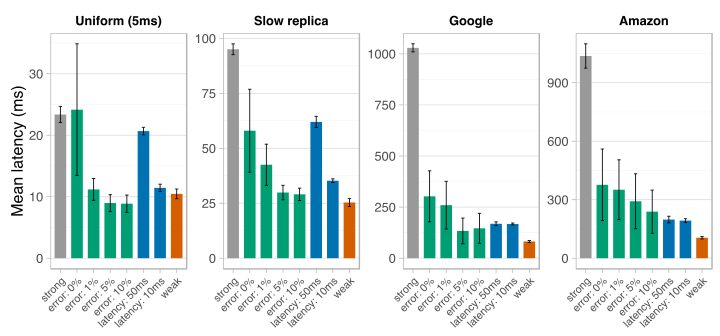

Generate this figure with R:
#!/usr/bin/env Rscript
source('common.r')

d <- data.or.csv(
  csv = 'data/rawmix-counter.csv',
  gen = function() subset(
    data.ipa.rawmix(where = "datatype='counter' and ipa_duration=60 and ipa_version = 'v3.1'"),
    select = c('load', 'honeycomb_mode', 'ipa_bound', 'bound', 'ipa_consistency', 'lease', 'condition', 
      'read_lat_mean', 'read_lat_median', 'read_lat_p99', 'read_rate',
      'incr_lat_mean', 'incr_lat_median', 'incr_lat_p99', 'incr_rate',
      'overall_latency_mean', 'read_strong_fraction'
    )
  )
)

d$grp <- d$bound

s <- subset(d, ipa_bound != 'consistency:weak' & honeycomb_mode != 'normal')


save(
  ggplot(subset(s, !is.na(condition)
    #& grepl('(weakwrite)', x(ipa_bound,lease))
         # & grepl('((error: 5%|weak|lat).*#200ms)|(strong.*#0ms)', x(bound,lease))
         # & grepl('strong#strong|weak', x(bound,ipa_consistency))
        ), aes(
      y = overall_latency_mean,
      x=grp, color='black', fill=grp, group=grp
  ))+
  geom_meanbar(position=position_dodge(width = 0.7))+
  ylab('Mean latency (ms)')+
  theme_mine()+
  # theme(axis.title.x = element_blank())+
  theme.bar()+
  facet_wrap(~condition, scales="free", ncol=6)+
  # coord_cartesian(ylim=c(0,500))+
  ipa.scales()
, w=7.5, h=3.5)

####################
# Latency Bound
####################
save(
  ggplot(subset(s, !is.na(condition) 
    & grepl('cons|lat', ipa_bound)
    & grepl('flat5|slowpoke|google', honeycomb_mode)
    #& grepl('(weakwrite)', x(ipa_bound,lease))
         # & grepl('((error: 5%|weak|lat).*#200ms)|(strong.*#0ms)', x(bound,lease))
         # & grepl('strong#strong|weak', x(bound,ipa_consistency))
        ), aes(
      y = overall_latency_mean,
      x=grp, color='black', fill=grp, group=grp
  ))+
  geom_meanbar(position=position_dodge(width = 0.7))+
  ylab('Mean latency (ms)')+
  theme_mine()+
  # theme(axis.title.x = element_blank())+
  theme.bar()+
  facet_wrap(~condition, scales="free", ncol=6)+
  # coord_cartesian(ylim=c(0,500))+
  ipa.scales()
, 'counter-lbound', w=5, h=3.5)

save(
  ggplot(subset(s, !is.na(condition) 
    & grepl('cons|lat', ipa_bound)
    & grepl('flat5|slowpoke|google', honeycomb_mode)
    #& grepl('(weakwrite)', x(ipa_bound,lease))
         # & grepl('((error: 5%|weak|lat).*#200ms)|(strong.*#0ms)', x(bound,lease))
         # & grepl('strong#strong|weak', x(bound,ipa_consistency))
        ), aes(
      y = (1 - read_strong_fraction) * 100,
      x=grp, color='black', fill=grp, group=grp
  ))+
  stat_summary(geom='bar', fun.y='mean')+
  # geom_meanbar(position=position_dodge(width = 0.7))+
  ylab('% weak consistency')+
  theme_mine()+
  # theme(axis.title.x = element_blank())+
  theme.bar()+
  facet_wrap(~condition, scales="free", ncol=6)+
  # coord_cartesian(ylim=c(0,500))+
  ipa.scales()
, 'counter-lbound-consistency', w=5, h=3.5)
